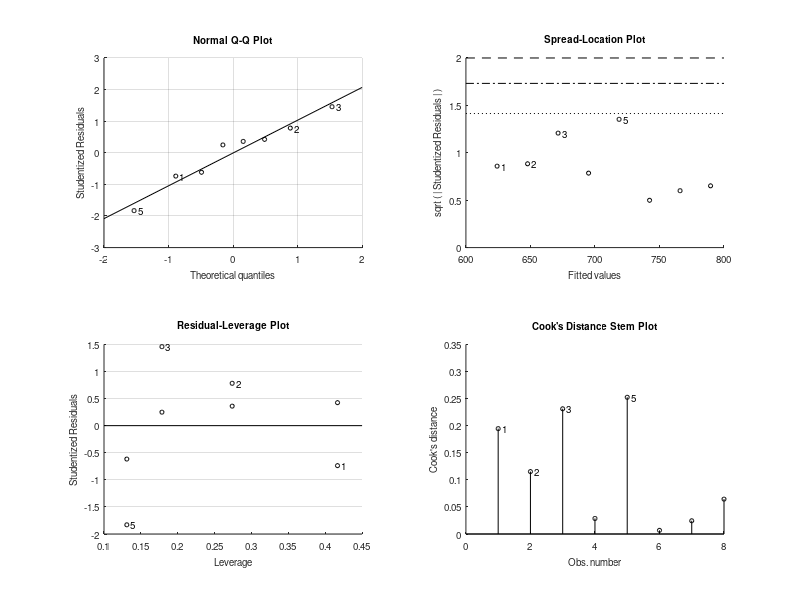

Write the MATLAB code that produced this figure. (Note: this script raises an error after producing the figure.)
clear;
clc;

%% Inital data
% Demand for a given product abut the last 8 months
months = (1 : 8)';
demand = [580, 700, 775, 650, 585, 760, 790, 815]';

%% Linear Regression
% Fit linear regression model
mdl = fitlm(months, demand, 'linear');


test_demand = predict(mdl, months);
figure
plot(months,demand,'o',months,test_demand,'x')
legend('Data','Predictions')
errore=immse(test_demand,demand);
MAPE= mean((abs(test_demand-demand))./demand);


%Prediction for the next months
next_months = (9 : 16)';
LR_prediction = predict(mdl, next_months);


%% Exponential Smoothing
alpha = 0.15;
SE_prediction = zeros(1,16);

%The prediction for the first demand is equal to the demand itself
SE_prediction(1) = demand(1);

% Predictions computation
for i = 2 : 9
    SE_prediction(i) = alpha * demand(i-1) + (1-alpha) * SE_prediction(i-1);
end

